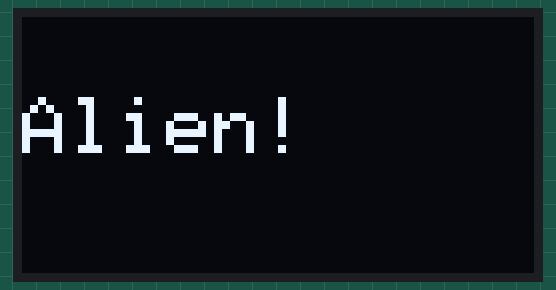
The sketch below on a simulated ESP32. Parts: 128×64 one-colour display. Random numbers use the default seed unless the sketch sets one; nothing arrives over Bluetooth unless stated; what the sketch prints to the serial monitor is not drawn.

Above: at 0.1 s.

The sketch:

kod_alienv01_1.ino
```cpp
//Alicja Babińska
//Distance-dependent interaction system in location-based games
//v.0.1.1

//wersja kodu w której po zmianie trybu advertisowana nazwa zmienia się czasami XD

//libraries for BLE
#include <BLEDevice.h>
#include <BLEUtils.h>
#include <BLEScan.h>
#include <BLEAdvertisedDevice.h>


//libraries for display
#include <SPI.h>
#include <Wire.h>
#include <Adafruit_GFX.h>
#include <Adafruit_SSD1306.h>


//defining display settings
#define SCREEN_WIDTH 128 // OLED display width, in pixels
#define SCREEN_HEIGHT 64 // OLED display height, in pixels
#define OLED_RESET     -1 // Reset pin
#define SCREEN_ADDRESS 0x3C
Adafruit_SSD1306 display(SCREEN_WIDTH, SCREEN_HEIGHT, &Wire, OLED_RESET);

#define device_UUID "00001234-0000-1000-8000-00805f9b34fb"


//global variables
//CONFIGURE STARTING PARAMETERS HERE!!!
//-----------------------------------
String deviceName = "alien"; //alien for alien; hlthy for healthy; swtch for mode switch
int alienscore = 15; //from 0 to 15 where 0 is heathly and 15 is alien
//-----------------------------------

//global variables regarding scanning
BLEScan *pBLEScan;

//global variables regarding advertising
BLEAdvertising *pAdvertising;


void setup() {
  Serial.begin(115200);
  randomSeed(analogRead(0));

  //display setup
  if(!display.begin(SSD1306_SWITCHCAPVCC, SCREEN_ADDRESS)) {
    Serial.println(F("SSD1306 allocation failed"));
    for(;;);
  }

  BLEDevice::init(deviceName);
  BLEinit();


 //additional setup, display etc.
    if(deviceName == "alien") {
      alienSetup();
    }
    else if(deviceName == "hlthy") {
      hlthySetup();
    }

   Serial.println("setup");

}


void BLEinit() { //this function will be called whenever device name changes

  Serial.printf("Reinitializing BLE with name: %s\n", deviceName.c_str());
  //scanning setup

  pBLEScan = BLEDevice::getScan();  //create new scan
  pBLEScan->setActiveScan(true);  //passive scan
  pBLEScan->setInterval(100);
  pBLEScan->setWindow(99);  // less or equal setInterval value

  //advertising setup
  Serial.printf("got past init");
  pAdvertising = BLEDevice::getAdvertising();
  BLEAdvertisementData advData;
  advData.setName(deviceName);
  pAdvertising->setAdvertisementData(advData);
  pAdvertising->addServiceUUID(device_UUID);
  pAdvertising->setScanResponse(true);
  pAdvertising->start();
}

void alienSetup() {
    //display things

    //TODO: odliczanie do zaczęcia zarażania
    display.clearDisplay();
    display.setTextSize(2);
    display.setTextColor(WHITE);
    display.setCursor(0,20);
    display.printf("Alien!");
    display.display();
 }

void hlthySetup() {
    //display things
    display.clearDisplay();
    display.setTextSize(2);
    display.setTextColor(WHITE);
    display.setCursor(0,20);
    display.printf("Not Alien!");
    display.display();
  }

  //TODO: modeswitch setup


void loop() {
  Serial.printf("\n begin loop");
  if((alienscore >= 15) && (deviceName != "alien")) {
    Serial.printf(deviceName.c_str());
    alienscore = 15;
    deviceName = "alien";
    pAdvertising->stop();
    delay(500);
    BLEinit();
    alienSetup();
    }
  if((alienscore <= 0) && (deviceName != "hlthy")) {
    Serial.printf(deviceName.c_str());
    alienscore = 0;
    deviceName = "hlthy";
    pAdvertising->stop();
    delay(500);
    BLEinit();
    hlthySetup();
    }

  delay(100);
  Serial.printf("\n scanning");
  int scanTime = random(3,6);
  BLEScanResults *foundDevices = pBLEScan->start(scanTime, true);
  String scannedName = "";
  int scannedRSSI = 0;
  Serial.printf("\n scanning more");
  Serial.printf("\n count: %d", foundDevices->getCount());
  for (int i = 0; i < foundDevices->getCount(); i++) {
    BLEAdvertisedDevice scannedDevice = foundDevices->getDevice(i);
    scannedName = scannedDevice.getName();
    scannedRSSI = scannedDevice.getRSSI();
    Serial.printf("name %s rssi: %d \n", scannedName.c_str(), scannedRSSI);
    if((scannedName == "alien") && (scannedRSSI >= -80)) {
      alienscore = alienscore + 10;
    }
  }
  pBLEScan->clearResults();

  int delayTime = (6-scanTime)*1000;
  delay(delayTime);
  Serial.printf("\n delayed by %d, scantime :%d, alienscore: %d", delayTime, scanTime, alienscore);


}
```
